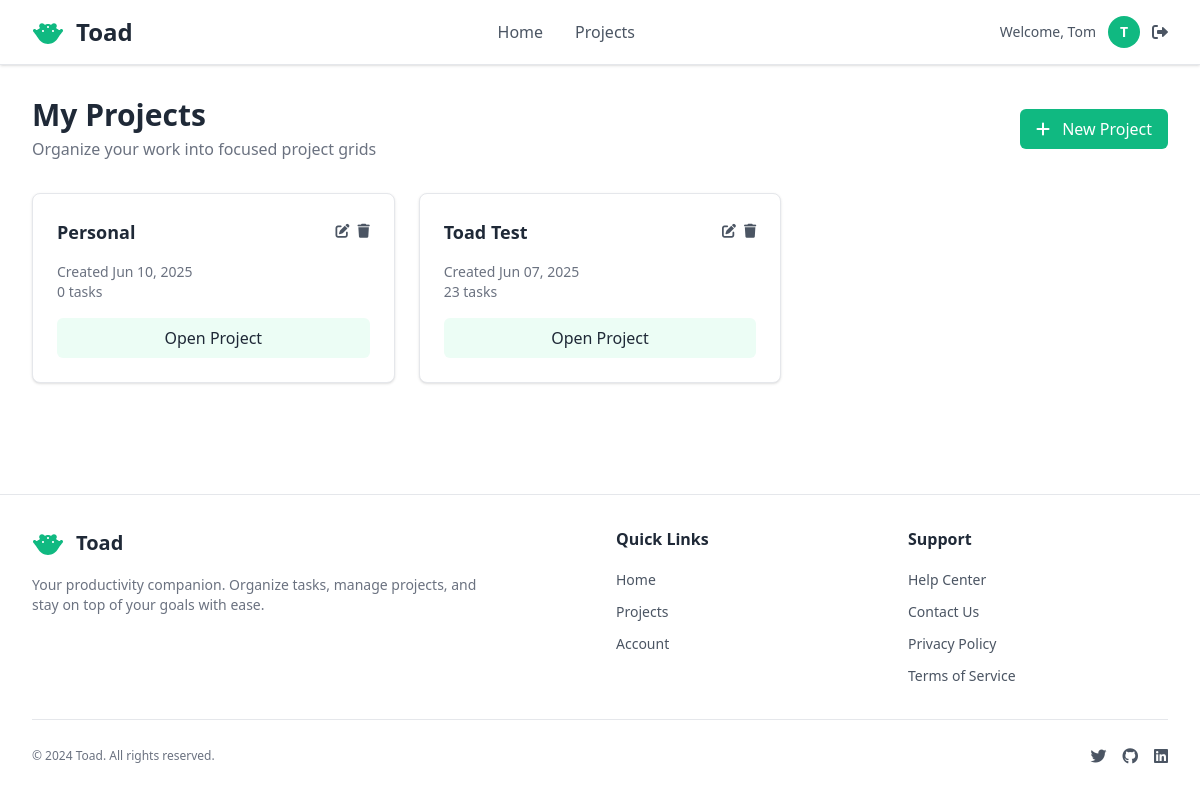
The page /projects/ (signed in) on the database its author committed.
### accounts/models.py (models this page shows, shortened)
class User(AbstractUser):
    username = None  # Remove username field
    email = models.EmailField(unique=True, help_text='Required. Enter a valid email address.')
    first_name = models.CharField(max_length=30, help_text='Required. Enter your first name.')
    USERNAME_FIELD = 'email'
    REQUIRED_FIELDS = ['first_name']  # Fields required when creating superuser (email is already included)
    objects = CustomUserManager()
    def get_short_name(self):
        return self.first_name

### pages/models.py (models this page shows, shortened)
class Project(models.Model):
    user = models.ForeignKey(User, on_delete=models.CASCADE, related_name='toad_projects')
    name = models.CharField(max_length=100)
    created_at = models.DateTimeField(auto_now_add=True)
    updated_at = models.DateTimeField(auto_now=True)
    class Meta:
        ordering = ['-created_at']

### pages/views.py (the view)
# urls.py: path('projects/', views.project_list_view, name='project_list'),
@login_required
def project_list_view(request):
    projects = Project.objects.filter(user=request.user)
    return render(request, 'pages/grid/project_list.html', {'projects': projects})

### pages/templates/pages/grid/project_list.html (shortened to what this page needs)
{% extends "pages/layout.html" %}
{% block content %}
<div class="flex items-center justify-between mb-8">
    <div>
        <h1 class="text-3xl font-bold text-[var(--title-text)]">My Projects</h1>
        <p class="text-[var(--subtitle-text)] mt-1">Organize your work into focused project grids</p>
    </div>
    <a href="{% url 'pages:project_create' %}"
       class="bg-[var(--primary-action-bg)] hover:bg-[var(--primary-action-hover-bg)] text-[var(--primary-action-text)] px-4 py-2 rounded-md font-medium transition-colors">
        <i class="fas fa-plus mr-2"></i>
        New Project
    </a>
</div>
{% if projects %}
    <div class="grid grid-cols-1 md:grid-cols-2 lg:grid-cols-3 gap-6">
        {% for project in projects %}
            <div class="bg-[var(--container-bg)] border border-[var(--border-color)] rounded-lg shadow-sm hover:shadow-md transition-shadow">
                <div class="p-6">
                    <div class="flex items-start justify-between mb-4">
                        <h3 class="text-lg font-semibold text-[var(--title-text)] truncate">
                            {{ project.name }}
                        </h3>
                        <div class="flex space-x-2 ml-2">
                            <a href="{% url 'pages:project_edit' pk=project.pk %}"
                               class="text-[var(--text-secondary)] hover:text-[var(--primary-action-bg)] transition-colors"
                               title="Edit project">
                                <i class="fas fa-edit text-sm"></i>
                            </a>
                            <a href="{% url 'pages:project_delete' pk=project.pk %}"
                               class="text-[var(--text-secondary)] hover:text-[var(--delete-button-bg)] transition-colors"
                               title="Delete project">
                                <i class="fas fa-trash text-sm"></i>
                            </a>
                        </div>
                    </div>
                    <div class="text-sm text-[var(--subtitle-text)] mb-4">
                        <p>Created {{ project.created_at|date:"M d, Y" }}</p>
                        <p>{{ project.tasks.count }} task{{ project.tasks.count|pluralize }}</p>
                    </div>
                    <a href="{% url 'pages:project_grid' pk=project.pk %}"
                       class="block w-full text-center bg-[var(--task-bg)] hover:bg-[var(--task-hover-bg)] text-[var(--text-primary)] py-2 px-4 rounded-md font-medium transition-colors">
                        Open Project
                    </a>
                </div>
            </div>
        {% endfor %}
    </div>
{% endif %}
{% endblock %}

### pages/templates/pages/layout.html (shortened to what this page needs)
<!DOCTYPE html>
{% load static %}
<html lang="en">
<head>
    <link href="https://cdnjs.cloudflare.com/ajax/libs/font-awesome/6.0.0/css/all.min.css" rel="stylesheet">
    <link rel="stylesheet" href="{% static 'css/master.css' %}">
</head>
<body class="bg-[var(--main-bg)] min-h-screen flex flex-col">
    <nav class="bg-[var(--container-bg)] shadow-sm border-b border-[var(--border-color)]">
        <div class="max-w-7xl mx-auto px-4 sm:px-6 lg:px-8">
            <div class="flex justify-between items-center h-16">
                <div class="flex items-center space-x-3">
                    <h1 class="text-2xl font-bold text-[var(--title-text)]">Toad</h1>
                </div>
                <div class="hidden md:flex items-center space-x-8">
                    <a href="{% url 'pages:home' %}" class="text-[var(--text-secondary)] hover:text-[var(--title-text)] transition-colors duration-200 font-medium">
                        Home
                    </a>
                    {% if user.is_authenticated %}
                    <a href="{% url 'pages:project_list' %}" class="text-[var(--text-secondary)] hover:text-[var(--title-text)] transition-colors duration-200 font-medium">
                        Projects
                    </a>
                    {% endif %}
                </div>
                <div class="flex items-center space-x-4">
                    {% if user.is_authenticated %}
                        <div class="flex items-center space-x-3">
                            <span class="text-[var(--text-secondary)] text-sm">Welcome, {{ user.get_short_name }}</span>
                            <div class="w-8 h-8 bg-[var(--primary-action-bg)] rounded-full flex items-center justify-center">
                                <span class="text-[var(--primary-action-text)] text-sm font-semibold">
                                    {{ user.first_name|first|upper }}
                                </span>
                            </div>
                            <a href="{% url 'accounts:logout' %}" class="text-[var(--text-secondary)] hover:text-[var(--title-text)] transition-colors duration-200">
                                <i class="fas fa-sign-out-alt"></i>
                            </a>
                        </div>
                    {% else %}
                        <a href="{% url 'accounts:login' %}" class="bg-[var(--primary-action-bg)] hover:bg-[var(--primary-action-hover-bg)] text-[var(--primary-action-text)] px-4 py-2 rounded-md text-sm font-medium transition-colors duration-200">
                            Sign In
                        </a>
                    {% endif %}
                </div>
            </div>
        </div>
    </nav>
    <main class="flex-1">
        <div id="app" class="min-h-full p-4 sm:p-6 md:p-8">
            <div class="max-w-full mx-auto">
                {% block content %}
                {% endblock %}
            </div>
        </div>
    </main>
    <footer class="bg-[var(--container-bg)] border-t border-[var(--border-color)] mt-auto">
        <div class="max-w-7xl mx-auto px-4 sm:px-6 lg:px-8 py-8">
            <div class="grid grid-cols-1 md:grid-cols-4 gap-8">
                <div class="col-span-1 md:col-span-2">
                    <div class="flex items-center space-x-3 mb-4">
                        <h2 class="text-xl font-bold text-[var(--title-text)]">Toad</h2>
                    </div>
                    <p class="text-[var(--subtitle-text)] text-sm max-w-md">
                        Your productivity companion. Organize tasks, manage projects, and stay on top of your goals with ease.
                    </p>
                </div>
                <div>
                    <h3 class="text-[var(--title-text)] font-semibold mb-4">Quick Links</h3>
                    <ul class="space-y-2">
                        <li><a href="{% url 'pages:home' %}" class="text-[var(--text-secondary)] hover:text-[var(--primary-action-bg)] transition-colors duration-200 text-sm">Home</a></li>
                        {% if user.is_authenticated %}
                        <li><a href="{% url 'pages:project_list' %}" class="text-[var(--text-secondary)] hover:text-[var(--primary-action-bg)] transition-colors duration-200 text-sm">Projects</a></li>
                        {% endif %}
                        <li><a href="{% url 'accounts:login' %}" class="text-[var(--text-secondary)] hover:text-[var(--primary-action-bg)] transition-colors duration-200 text-sm">{% if user.is_authenticated %}Account{% else %}Sign In{% endif %}</a></li>
                    </ul>
                </div>
                <div>
                    <h3 class="text-[var(--title-text)] font-semibold mb-4">Support</h3>
                    <ul class="space-y-2">
                        <li><a href="#" class="text-[var(--text-secondary)] hover:text-[var(--primary-action-bg)] transition-colors duration-200 text-sm">Help Center</a></li>
                        <li><a href="#" class="text-[var(--text-secondary)] hover:text-[var(--primary-action-bg)] transition-colors duration-200 text-sm">Contact Us</a></li>
                        <li><a href="#" class="text-[var(--text-secondary)] hover:text-[var(--primary-action-bg)] transition-colors duration-200 text-sm">Privacy Policy</a></li>
                        <li><a href="#" class="text-[var(--text-secondary)] hover:text-[var(--primary-action-bg)] transition-colors duration-200 text-sm">Terms of Service</a></li>
                    </ul>
                </div>
            </div>
            <div class="border-t border-[var(--border-color)] mt-8 pt-6 flex flex-col sm:flex-row justify-between items-center">
                <p class="text-[var(--subtitle-text)] text-xs">
                    &copy; 2024 Toad. All rights reserved.
                </p>
                <div class="flex items-center space-x-4 mt-4 sm:mt-0">
                    <a href="#" class="text-[var(--text-secondary)] hover:text-[var(--primary-action-bg)] transition-colors duration-200">
                        <i class="fab fa-twitter"></i>
                    </a>
                    <a href="#" class="text-[var(--text-secondary)] hover:text-[var(--primary-action-bg)] transition-colors duration-200">
                        <i class="fab fa-github"></i>
                    </a>
                    <a href="#" class="text-[var(--text-secondary)] hover:text-[var(--primary-action-bg)] transition-colors duration-200">
                        <i class="fab fa-linkedin"></i>
                    </a>
                </div>
            </div>
        </div>
    </footer>
</body>
</html>

### rows shown on the page
User: get_short_name "Tom", first_name|first "T"
Project: name "Personal", created_at "Jun 10, 2025", tasks.count "0"
Project: name "Toad Test", created_at "Jun 07, 2025", tasks.count "23"
